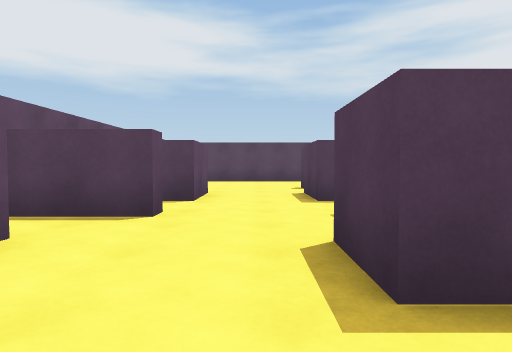
View 1 (above)

17 first-person views from a walk through a Unity game level. The camera is 1.2 m above the floor, tilts 2° down and sees 75° across. The floor is counted in squares, 2 m on a side. Each view is taken from the middle of a square. On the plan, view 1 faces up. The plan holds only what a view shows up to about 10 squares ahead; the rest is blank. The place goes on beyond the plan. The player character is not drawn.

View 2
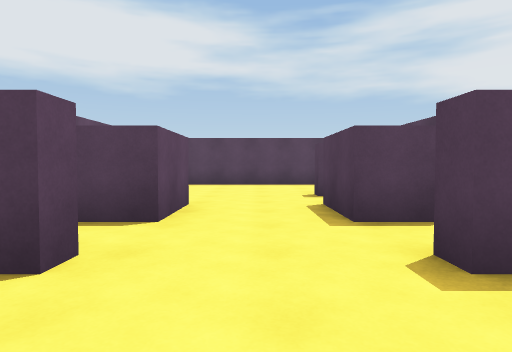

View 3
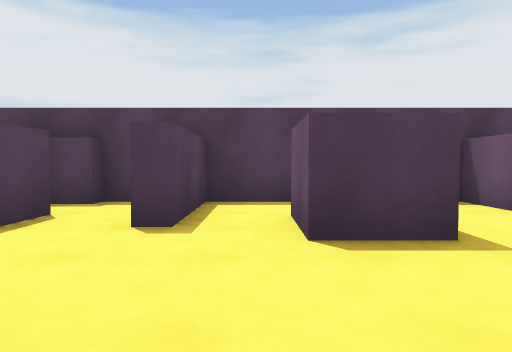

View 4
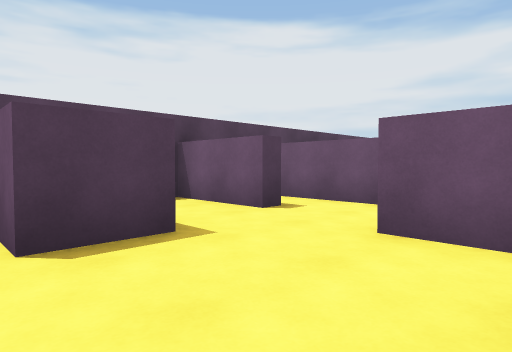

View 5
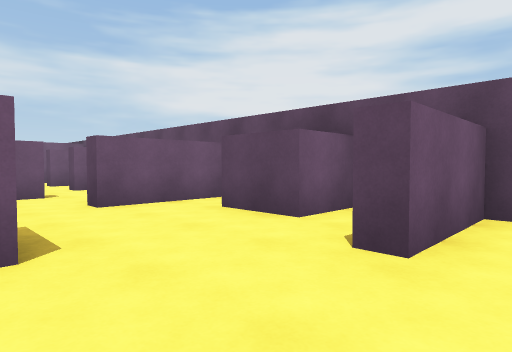

View 6
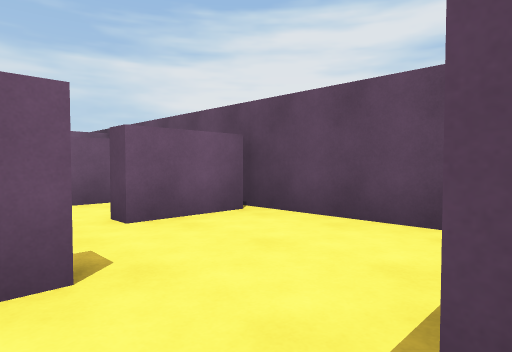

View 7
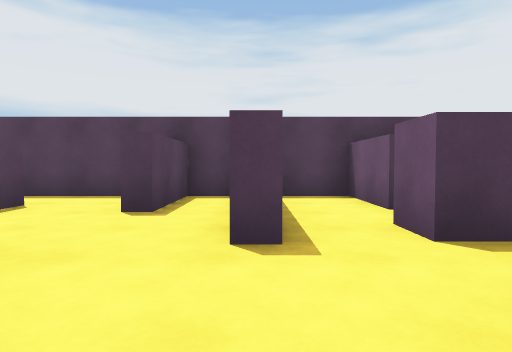

View 8
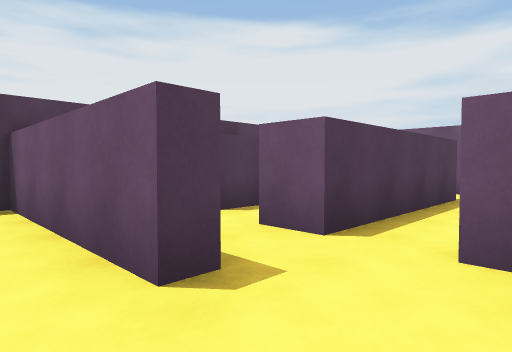

View 9
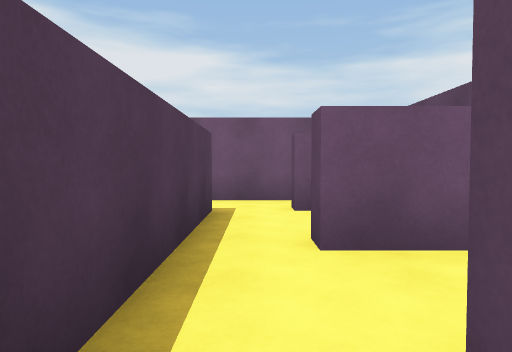

View 10
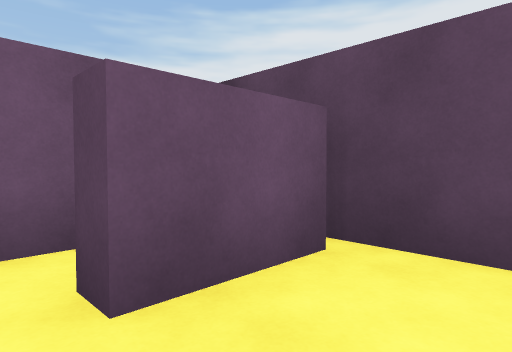

View 11
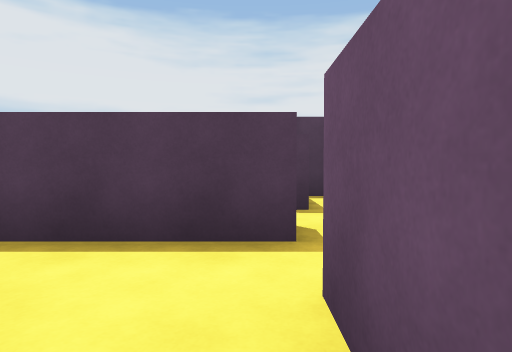

View 12
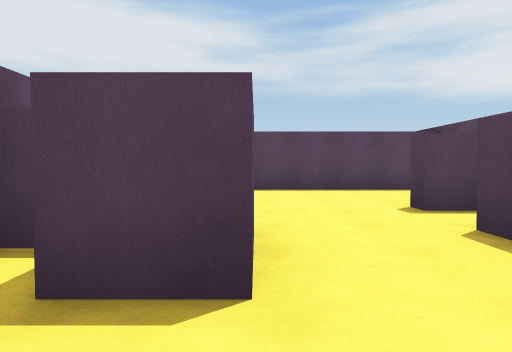

View 13
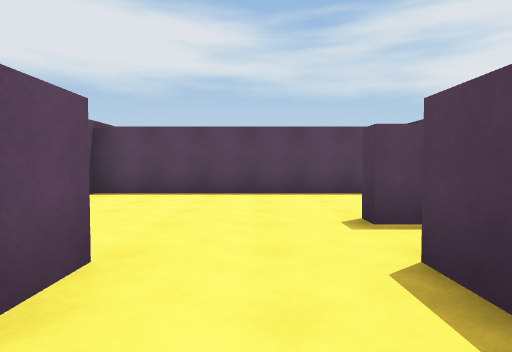

View 14
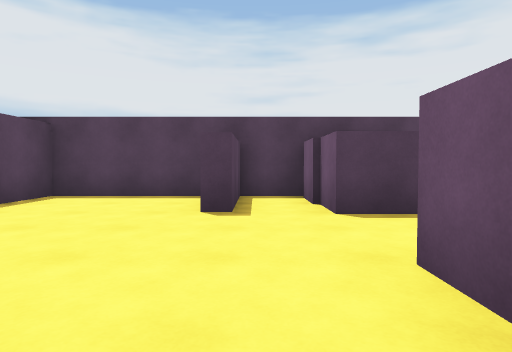

View 15
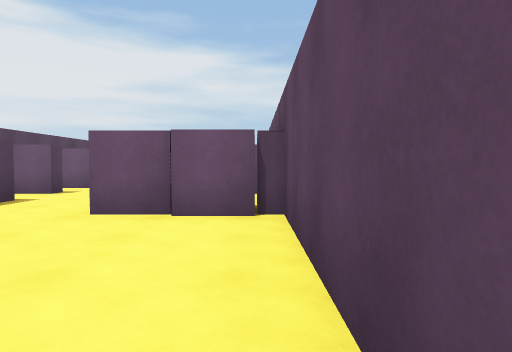

View 16
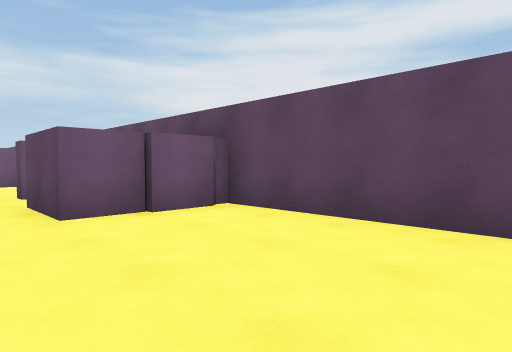

View 17
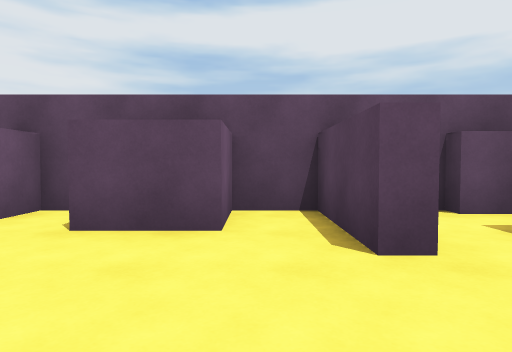

### Floor plan
Points are (right, up) in squares from view 1. A wall is a line through its corners. A room is listed if a view was taken in it or the views show most of it. See-through windows are left out.
Room 1 (views 1, 2, 3, 4, 5, 6, 12, 13, 17)
walls: (1, 3.8) (1, 4.2); (2, 5.5) (1, 5.5) (1, 7); (3.3, 5) (3.3, 5.5); (-1, 7) (-1, 5.5) (-2, 5.5); (-3.3, 5.5) (-3.3, 4.2) (-1.2, 4.2) (-1.2, 3.8) (-3.3, 3.8) (-3.3, 2.7) (-2, 2.7) (-2, 1.2); (-3.3, 0.2) (-0.7, 0.2) (-0.7, -0.2); (-0.4, -1.8) (3.3, -1.8); (3.3, -0.7) (1, -0.7) (1, -0.3) (3.3, -0.3) (3.3, 3.8) (1.2, 3.8) (1.2, 4.2) (2, 4.2)
ways out: opening at (-1, -1) to room 2; opening at (0, 6.5) to room 4
objects: block (1, 2) to (2, 2)
Room 2 (views 7, 8, 9)
walls: (-0.4, -2.2) (-0.4, -1.8); (-3.3, -0.9) (-3.3, -3.6); (-3.1, -3.3) (-1.4, -3.3)
ways out: opening at (-1, -1) to room 1; opening at (0, -3) to room 5; opening at (-1, -4)
Room 3 (views 10, 11)
walls: (-3.1, -7.3) (-1.4, -7.3) (-1.4, -7.8); (-3.3, -6.2) (-3.3, -7.6); (-1.9, -8.6) (-0.1, -8.6); (-0.4, -7.4) (-0.4, -5.5); (-1.4, -5.3) (-1.4, -5.8)
ways out: opening at (-1, -6); opening at (0, -8)
Room 4 (views 14, 15, 16)
walls: (1, 8.3) (1, 8.8); (1, 7) (2, 7); (-1.6, 7) (-1, 7); (3.3, 9) (3.3, 11.9) (-3.3, 11.9) (-3.3, 7); (3.3, 8.3) (1.2, 8.3) (1.2, 8.8)
ways out: opening at (0, 6.5) to room 1
objects: block (-2, 7)
Room 5 (no view inside)
walls: (1.4, -3.8) (3.3, -3.8) (3.3, -2.5); (-0.4, -3.3) (0.4, -3.3)
ways out: opening at (0, -3) to room 2; opening at (1, -4.5)

Where each view was taken, in squares from view 1:
view 1: 0 up, 0 right, facing up
view 2: 2 up, 0 right, facing up
view 3: 3 up, 2 left, facing right
view 4: 3 up, 2 left, facing down-right
view 5: 5 up, 1 right, facing down-left
view 6: 0 up, 0 right, facing down-left
view 7: 2 down, 3 left, facing right
view 8: 1 down, 2 left, facing down-right
view 9: 3 down, 1 left, facing down
view 10: 6 down, 1 left, facing down-left
view 11: 7 down, 3 left, facing right
view 12: 4 up, 1 left, facing up
view 13: 5 up, 0 right, facing up
view 14: 8 up, 3 left, facing right
view 15: 11 up, 3 left, facing down
view 16: 11 up, 0 right, facing down-left
view 17: 3 up, 1 right, facing left
